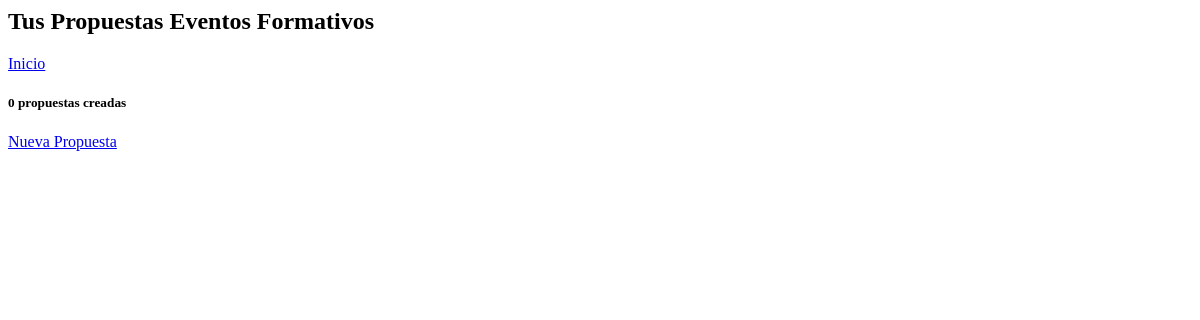
/PropuestasEventosFormativos/ (signed in), run on an earlier commit of the app's database.
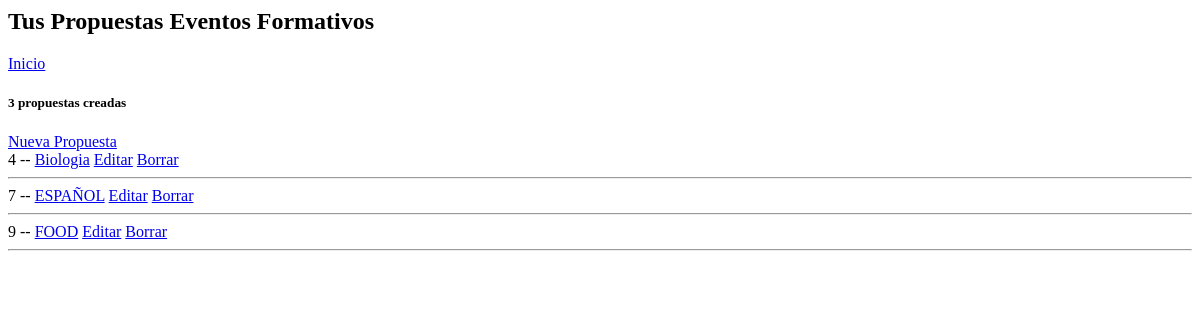
And on a later commit of the database.
### eventos/models.py (models this page shows, shortened)
class Evento(models.Model):
    nombre = models.CharField(max_length=200)
    TIPO_EVENTOS = (
            ('Diplomado','Diplomado'),
            ('Curso','Curso'),
            ('Taller','Taller'),
            ('Programa Especial','Programa Especial')
        )
    TipoEventos =  models.CharField(max_length=30,null=True,choices=TIPO_EVENTOS)
    TIPO_MODALIDAD = (
            ('En Lineal', 'En Lineal'),
            ('Presencial','Presencial'),
            ('Mixta','Mixta')
        )
    modalidad = models.CharField(max_length=30,null=True,choices=TIPO_MODALIDAD)
    objetivos = models.TextField(null=True)
    experiencias = models.TextField(null=True)
    contenido = models.TextField(null=True)
    recursos_y_materiales = models.TextField(null=True,blank=True)
    Estrategias_de_Evaluacion = models.TextField(null=True)
    Fecha_de_Inicio = models.DateField()
    Fecha_de_Fin = models.DateField()
    Referencias_y_bibliografia = models.TextField(null=True,blank=True)
    Utilidad_y_Oportunidad_del_programa = models.TextField(null=True)
    Cupo_Maximo = models.PositiveIntegerField(default=1,validators=[MinValueValidator(1), MaxValueValidator(200)])
    Requisistos_de_Acreditacion = models.TextField(null=True)
    Experiencia_y_pericia_de_Instructores = models.TextField(null=True)
    Dirigido_a = models.TextField(null=True)
    Requisitos_de_Participacion = models.TextField(null=True)
    Curriculum_de_los_Instructores = models.TextField(null=True)
    Capacidad_de_utofinanciamiento = models.TextField(null=True,blank=True)
    updated = models.DateTimeField(auto_now=True)
    created = models.DateTimeField(auto_now_add=True)
    responsable = models.ForeignKey(Usuario, null=True, on_delete= models.SET_NULL,default=Usuario)
    class Meta:
        ordering = ['created']

### eventos/decorators.py (the view)
        def wrapper_func(request,*args,**kwargs):
            group = None
            if request.user.rol != None:
                group = request.user.rol
            if group in allowed_roles:
                return view_func(request,*args,**kwargs)
            else:
                print(group)
                return HttpResponse('No estás autorizado para entrar a esta dirección')

### eventos/views.py (called while the page is built)
@login_required(login_url='login')
@allowed_users(allowed_roles=['RESPONSABLE'])
def PropuestasEventosFormativos(request):
    responsable = request.user
    eventosformativos = request.user.evento_set.all()
    propuesta_count = eventosformativos.count()
    context = {'eventosformativos':eventosformativos, 'propuesta_count':propuesta_count,'responsable':responsable}
    return render(request,'PropuestasEventosFormativos.html', context)

### eventos/templates/PropuestasEventosFormativos.html
<h2>Tus Propuestas Eventos Formativos</h2>
<a href="{% url 'inicio' %}"> Inicio </a>
<h5>{{propuesta_count}} propuestas creadas </h5>
<a href="{% url 'createPropuesta' responsable.id %}">Nueva Propuesta</a>
{% for evento in eventosformativos %}
<div>
    {{evento.id}} -- <a href="{% url 'Propuesta' evento.id %}">{{evento.nombre}}</a>
    <a href="{% url 'updatePropuesta' evento.id %}">Editar</a>
    <a href="{% url 'deletePropuesta' evento.id %}">Borrar</a>
    <hr>
</div>
{% endfor %}

What changed in the data, as far as the page shows it:
now on this page (row edited): Evento: id "4", nombre "Biologia"
now on this page (row edited): Evento: id "7", nombre "ESPAÑOL"
added Evento: id "9", nombre "FOOD"
Also different on the page:
{{ propuesta_count }}: "0" → "3"
